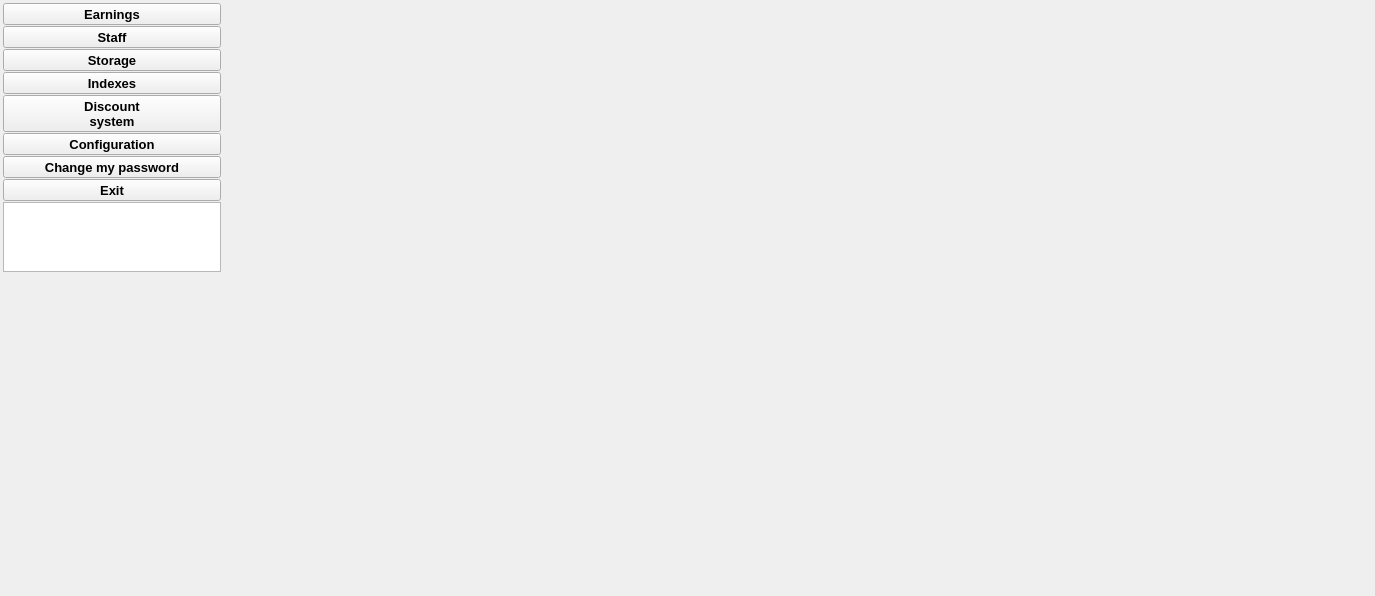
<?xml version="1.0" encoding="UTF-8"?>
<ui version="4.0">
 <class>MainWindow</class>
 <widget class="QMainWindow" name="MainWindow">
  <property name="geometry">
   <rect>
    <x>0</x>
    <y>0</y>
    <width>1375</width>
    <height>596</height>
   </rect>
  </property>
  <property name="mouseTracking">
   <bool>true</bool>
  </property>
  <property name="windowTitle">
   <string>Elite Carwash</string>
  </property>
  <property name="styleSheet">
   <string notr="true"/>
  </property>
  <widget class="QWidget" name="centralWidget">
   <layout class="QHBoxLayout" name="horizontalLayout">
    <property name="spacing">
     <number>2</number>
    </property>
    <property name="leftMargin">
     <number>2</number>
    </property>
    <property name="topMargin">
     <number>2</number>
    </property>
    <property name="rightMargin">
     <number>2</number>
    </property>
    <property name="bottomMargin">
     <number>2</number>
    </property>
    <item>
     <widget class="QWidget" name="widget" native="true">
      <layout class="QHBoxLayout" name="horizontalLayout_2">
       <property name="spacing">
        <number>2</number>
       </property>
       <property name="leftMargin">
        <number>0</number>
       </property>
       <property name="topMargin">
        <number>0</number>
       </property>
       <property name="rightMargin">
        <number>0</number>
       </property>
       <property name="bottomMargin">
        <number>0</number>
       </property>
       <item>
        <widget class="QWidget" name="wmenu" native="true">
         <property name="minimumSize">
          <size>
           <width>200</width>
           <height>0</height>
          </size>
         </property>
         <property name="maximumSize">
          <size>
           <width>220</width>
           <height>16777215</height>
          </size>
         </property>
         <layout class="QVBoxLayout" name="verticalLayout">
          <property name="spacing">
           <number>1</number>
          </property>
          <property name="leftMargin">
           <number>1</number>
          </property>
          <property name="topMargin">
           <number>1</number>
          </property>
          <property name="rightMargin">
           <number>1</number>
          </property>
          <property name="bottomMargin">
           <number>1</number>
          </property>
          <item>
           <widget class="QToolButton" name="tbEarning">
            <property name="sizePolicy">
             <sizepolicy hsizetype="Preferred" vsizetype="Preferred">
              <horstretch>0</horstretch>
              <verstretch>0</verstretch>
             </sizepolicy>
            </property>
            <property name="font">
             <font>
              <pointsize>10</pointsize>
              <weight>75</weight>
              <bold>true</bold>
             </font>
            </property>
            <property name="text">
             <string>Earnings</string>
            </property>
            <property name="icon">
             <iconset resource="res.qrc">
              <normaloff>:/images/earnings.png</normaloff>:/images/earnings.png</iconset>
            </property>
            <property name="iconSize">
             <size>
              <width>32</width>
              <height>32</height>
             </size>
            </property>
            <property name="toolButtonStyle">
             <enum>Qt::ToolButtonTextBesideIcon</enum>
            </property>
            <property name="index" stdset="0">
             <number>1</number>
            </property>
           </widget>
          </item>
          <item>
           <widget class="QToolButton" name="tbEarning_2">
            <property name="sizePolicy">
             <sizepolicy hsizetype="Preferred" vsizetype="Preferred">
              <horstretch>0</horstretch>
              <verstretch>0</verstretch>
             </sizepolicy>
            </property>
            <property name="font">
             <font>
              <pointsize>10</pointsize>
              <weight>75</weight>
              <bold>true</bold>
             </font>
            </property>
            <property name="text">
             <string>Staff</string>
            </property>
            <property name="icon">
             <iconset resource="res.qrc">
              <normaloff>:/images/staff.png</normaloff>:/images/staff.png</iconset>
            </property>
            <property name="iconSize">
             <size>
              <width>32</width>
              <height>32</height>
             </size>
            </property>
            <property name="toolButtonStyle">
             <enum>Qt::ToolButtonTextBesideIcon</enum>
            </property>
            <property name="index" stdset="0">
             <number>1</number>
            </property>
           </widget>
          </item>
          <item>
           <widget class="QToolButton" name="tbStore">
            <property name="sizePolicy">
             <sizepolicy hsizetype="Preferred" vsizetype="Preferred">
              <horstretch>0</horstretch>
              <verstretch>0</verstretch>
             </sizepolicy>
            </property>
            <property name="font">
             <font>
              <pointsize>10</pointsize>
              <weight>75</weight>
              <bold>true</bold>
             </font>
            </property>
            <property name="text">
             <string>Storage</string>
            </property>
            <property name="icon">
             <iconset resource="res.qrc">
              <normaloff>:/images/storeentry.png</normaloff>:/images/storeentry.png</iconset>
            </property>
            <property name="iconSize">
             <size>
              <width>32</width>
              <height>32</height>
             </size>
            </property>
            <property name="toolButtonStyle">
             <enum>Qt::ToolButtonTextBesideIcon</enum>
            </property>
            <property name="index" stdset="0">
             <number>2</number>
            </property>
           </widget>
          </item>
          <item>
           <widget class="QToolButton" name="tbStore_2">
            <property name="sizePolicy">
             <sizepolicy hsizetype="Preferred" vsizetype="Preferred">
              <horstretch>0</horstretch>
              <verstretch>0</verstretch>
             </sizepolicy>
            </property>
            <property name="font">
             <font>
              <pointsize>10</pointsize>
              <weight>75</weight>
              <bold>true</bold>
             </font>
            </property>
            <property name="text">
             <string>Indexes</string>
            </property>
            <property name="icon">
             <iconset resource="res.qrc">
              <normaloff>:/images/notebook.png</normaloff>:/images/notebook.png</iconset>
            </property>
            <property name="iconSize">
             <size>
              <width>32</width>
              <height>32</height>
             </size>
            </property>
            <property name="toolButtonStyle">
             <enum>Qt::ToolButtonTextBesideIcon</enum>
            </property>
            <property name="index" stdset="0">
             <number>3</number>
            </property>
           </widget>
          </item>
          <item>
           <widget class="QToolButton" name="tbStore_3">
            <property name="sizePolicy">
             <sizepolicy hsizetype="Preferred" vsizetype="Preferred">
              <horstretch>0</horstretch>
              <verstretch>0</verstretch>
             </sizepolicy>
            </property>
            <property name="font">
             <font>
              <pointsize>10</pointsize>
              <weight>75</weight>
              <bold>true</bold>
             </font>
            </property>
            <property name="text">
             <string>Discount
system</string>
            </property>
            <property name="icon">
             <iconset resource="res.qrc">
              <normaloff>:/images/discount.png</normaloff>:/images/discount.png</iconset>
            </property>
            <property name="iconSize">
             <size>
              <width>32</width>
              <height>32</height>
             </size>
            </property>
            <property name="toolButtonStyle">
             <enum>Qt::ToolButtonTextBesideIcon</enum>
            </property>
            <property name="index" stdset="0">
             <number>4</number>
            </property>
           </widget>
          </item>
          <item>
           <widget class="QToolButton" name="tbStore_4">
            <property name="sizePolicy">
             <sizepolicy hsizetype="Preferred" vsizetype="Preferred">
              <horstretch>0</horstretch>
              <verstretch>0</verstretch>
             </sizepolicy>
            </property>
            <property name="font">
             <font>
              <pointsize>10</pointsize>
              <weight>75</weight>
              <bold>true</bold>
             </font>
            </property>
            <property name="styleSheet">
             <string notr="true"/>
            </property>
            <property name="text">
             <string>Configuration</string>
            </property>
            <property name="icon">
             <iconset resource="res.qrc">
              <normaloff>:/images/settings.png</normaloff>:/images/settings.png</iconset>
            </property>
            <property name="iconSize">
             <size>
              <width>32</width>
              <height>32</height>
             </size>
            </property>
            <property name="toolButtonStyle">
             <enum>Qt::ToolButtonTextBesideIcon</enum>
            </property>
            <property name="index" stdset="0">
             <number>5</number>
            </property>
           </widget>
          </item>
          <item>
           <widget class="QToolButton" name="btnChangeMyPassword">
            <property name="sizePolicy">
             <sizepolicy hsizetype="Preferred" vsizetype="Preferred">
              <horstretch>0</horstretch>
              <verstretch>0</verstretch>
             </sizepolicy>
            </property>
            <property name="font">
             <font>
              <pointsize>10</pointsize>
              <weight>75</weight>
              <bold>true</bold>
             </font>
            </property>
            <property name="text">
             <string>Change my password</string>
            </property>
            <property name="icon">
             <iconset resource="res.qrc">
              <normaloff>:/images/password.png</normaloff>:/images/password.png</iconset>
            </property>
            <property name="iconSize">
             <size>
              <width>32</width>
              <height>32</height>
             </size>
            </property>
            <property name="toolButtonStyle">
             <enum>Qt::ToolButtonTextBesideIcon</enum>
            </property>
            <property name="index" stdset="0">
             <number>5</number>
            </property>
           </widget>
          </item>
          <item>
           <widget class="QToolButton" name="tbExit">
            <property name="sizePolicy">
             <sizepolicy hsizetype="Preferred" vsizetype="Preferred">
              <horstretch>0</horstretch>
              <verstretch>0</verstretch>
             </sizepolicy>
            </property>
            <property name="font">
             <font>
              <pointsize>10</pointsize>
              <weight>75</weight>
              <bold>true</bold>
             </font>
            </property>
            <property name="text">
             <string>Exit</string>
            </property>
            <property name="icon">
             <iconset resource="res.qrc">
              <normaloff>:/images/exit.png</normaloff>:/images/exit.png</iconset>
            </property>
            <property name="iconSize">
             <size>
              <width>32</width>
              <height>32</height>
             </size>
            </property>
            <property name="toolButtonStyle">
             <enum>Qt::ToolButtonTextBesideIcon</enum>
            </property>
            <property name="index" stdset="0">
             <number>5</number>
            </property>
           </widget>
          </item>
          <item>
           <widget class="QListWidget" name="lstMenu">
            <property name="maximumSize">
             <size>
              <width>16777215</width>
              <height>16777215</height>
             </size>
            </property>
            <property name="font">
             <font>
              <pointsize>10</pointsize>
             </font>
            </property>
            <property name="cursor" stdset="0">
             <cursorShape>PointingHandCursor</cursorShape>
            </property>
            <property name="verticalScrollBarPolicy">
             <enum>Qt::ScrollBarAlwaysOff</enum>
            </property>
            <property name="horizontalScrollBarPolicy">
             <enum>Qt::ScrollBarAlwaysOff</enum>
            </property>
            <property name="editTriggers">
             <set>QAbstractItemView::NoEditTriggers</set>
            </property>
           </widget>
          </item>
          <item>
           <spacer name="verticalSpacer">
            <property name="orientation">
             <enum>Qt::Vertical</enum>
            </property>
            <property name="sizeHint" stdset="0">
             <size>
              <width>20</width>
              <height>518</height>
             </size>
            </property>
           </spacer>
          </item>
         </layout>
        </widget>
       </item>
       <item>
        <widget class="QWidget" name="wbg" native="true">
         <property name="styleSheet">
          <string notr="true"/>
         </property>
        </widget>
       </item>
       <item>
        <widget class="QTabWidget" name="tabWidget">
         <property name="maximumSize">
          <size>
           <width>0</width>
           <height>16777215</height>
          </size>
         </property>
         <property name="styleSheet">
          <string notr="true"/>
         </property>
         <property name="tabsClosable">
          <bool>true</bool>
         </property>
        </widget>
       </item>
      </layout>
     </widget>
    </item>
   </layout>
  </widget>
  <action name="actionLogin">
   <property name="text">
    <string>Login</string>
   </property>
  </action>
  <action name="actionLogout">
   <property name="text">
    <string>Logout</string>
   </property>
  </action>
  <action name="actionLock">
   <property name="text">
    <string>Lock</string>
   </property>
  </action>
  <action name="actionDatabases">
   <property name="text">
    <string>Databases</string>
   </property>
  </action>
  <action name="actionPreferences">
   <property name="text">
    <string>Preferences</string>
   </property>
  </action>
  <action name="actionExit">
   <property name="text">
    <string>Exit</string>
   </property>
  </action>
  <action name="actionHelp">
   <property name="text">
    <string>Help</string>
   </property>
  </action>
  <action name="actionUsers">
   <property name="icon">
    <iconset resource="res.qrc">
     <normaloff>:/images/boy.png</normaloff>:/images/boy.png</iconset>
   </property>
   <property name="text">
    <string>Users</string>
   </property>
  </action>
  <action name="actionUsers_groups">
   <property name="icon">
    <iconset resource="res.qrc">
     <normaloff>:/images/guests.png</normaloff>:/images/guests.png</iconset>
   </property>
   <property name="text">
    <string>Users groups</string>
   </property>
  </action>
  <action name="actionPartners">
   <property name="icon">
    <iconset resource="res.qrc">
     <normaloff>:/images/partner.png</normaloff>:/images/partner.png</iconset>
   </property>
   <property name="text">
    <string>Partners</string>
   </property>
  </action>
  <action name="actionHakk">
   <property name="icon">
    <iconset resource="res.qrc">
     <normaloff>:/images/hall.png</normaloff>:/images/hall.png</iconset>
   </property>
   <property name="text">
    <string>Hall</string>
   </property>
  </action>
  <action name="actionTables">
   <property name="icon">
    <iconset resource="res.qrc">
     <normaloff>:/images/table.png</normaloff>:/images/table.png</iconset>
   </property>
   <property name="text">
    <string>Tables</string>
   </property>
  </action>
  <action name="actionNames_of_menu">
   <property name="text">
    <string>Names of menu</string>
   </property>
  </action>
  <action name="actionMain_partitions_of_menu">
   <property name="text">
    <string>Main partitions of menu</string>
   </property>
  </action>
  <action name="actionType_of_dishes">
   <property name="icon">
    <iconset resource="res.qrc">
     <normaloff>:/images/puzzle.png</normaloff>:/images/puzzle.png</iconset>
   </property>
   <property name="text">
    <string>Ապրանքների խմբեր</string>
   </property>
  </action>
  <action name="actionDishes">
   <property name="icon">
    <iconset resource="res.qrc">
     <normaloff>:/images/coffee.png</normaloff>:/images/coffee.png</iconset>
   </property>
   <property name="text">
    <string>Dishes</string>
   </property>
  </action>
  <action name="actionModifiers">
   <property name="text">
    <string>Modifiers</string>
   </property>
  </action>
  <action name="actionStorages">
   <property name="icon">
    <iconset resource="res.qrc">
     <normaloff>:/images/box.png</normaloff>:/images/box.png</iconset>
   </property>
   <property name="text">
    <string>Storages</string>
   </property>
  </action>
  <action name="actionMenu_review">
   <property name="text">
    <string>Menu review</string>
   </property>
  </action>
  <action name="actionPrinters">
   <property name="text">
    <string>Printers</string>
   </property>
  </action>
  <action name="actionTrack_changes">
   <property name="icon">
    <iconset resource="res.qrc">
     <normaloff>:/images/tracking.png</normaloff>:/images/tracking.png</iconset>
   </property>
   <property name="text">
    <string>Track changes</string>
   </property>
  </action>
  <action name="actionCredit_card">
   <property name="icon">
    <iconset resource="res.qrc">
     <normaloff>:/images/credit-card.png</normaloff>:/images/credit-card.png</iconset>
   </property>
   <property name="text">
    <string>Credit cards</string>
   </property>
  </action>
  <action name="actionCity_Ledger_balance">
   <property name="text">
    <string>Total balance</string>
   </property>
  </action>
  <action name="actionChange_password">
   <property name="text">
    <string>Change password</string>
   </property>
  </action>
  <action name="actionGlobal_config">
   <property name="icon">
    <iconset resource="res.qrc">
     <normaloff>:/images/settings.png</normaloff>:/images/settings.png</iconset>
   </property>
   <property name="text">
    <string>Global config</string>
   </property>
  </action>
  <action name="actionComplex_dish">
   <property name="icon">
    <iconset resource="res.qrc">
     <normaloff>:/images/package.png</normaloff>:/images/package.png</iconset>
   </property>
   <property name="text">
    <string>Complex dish</string>
   </property>
  </action>
  <action name="actionRestaurant">
   <property name="icon">
    <iconset resource="res.qrc">
     <normaloff>:/images/earn.png</normaloff>:/images/earn.png</iconset>
   </property>
   <property name="text">
    <string>Earnings</string>
   </property>
  </action>
  <action name="actionDiscount">
   <property name="text">
    <string>Discount</string>
   </property>
  </action>
  <action name="actionCash_report_total">
   <property name="text">
    <string>Cash report / summary</string>
   </property>
  </action>
  <action name="actionUtils">
   <property name="icon">
    <iconset resource="res.qrc">
     <normaloff>:/images/settings.png</normaloff>:/images/settings.png</iconset>
   </property>
   <property name="text">
    <string>Utils</string>
   </property>
  </action>
  <action name="actionRestaurant_online">
   <property name="icon">
    <iconset resource="res.qrc">
     <normaloff>:/images/openedorder.png</normaloff>:/images/openedorder.png</iconset>
   </property>
   <property name="text">
    <string>Restaurant online</string>
   </property>
  </action>
  <action name="actionConfigure_Welcome_Page">
   <property name="text">
    <string>Configure Welcome Page</string>
   </property>
  </action>
  <action name="actionPartners_group">
   <property name="icon">
    <iconset resource="res.qrc">
     <normaloff>:/images/partner.png</normaloff>:/images/partner.png</iconset>
   </property>
   <property name="text">
    <string>Partners group</string>
   </property>
  </action>
  <action name="actionStorehouse">
   <property name="text">
    <string>Storehouse</string>
   </property>
  </action>
  <action name="actionNew_store_document">
   <property name="enabled">
    <bool>true</bool>
   </property>
   <property name="icon">
    <iconset resource="res.qrc">
     <normaloff>:/images/storage.png</normaloff>:/images/storage.png</iconset>
   </property>
   <property name="text">
    <string>New store document</string>
   </property>
  </action>
  <action name="actionMaterials_list">
   <property name="text">
    <string>Materials list</string>
   </property>
  </action>
  <action name="actionPartners_2">
   <property name="icon">
    <iconset resource="res.qrc">
     <normaloff>:/images/partner.png</normaloff>:/images/partner.png</iconset>
   </property>
   <property name="text">
    <string>Partners</string>
   </property>
  </action>
  <action name="actionDocuments_list">
   <property name="icon">
    <iconset resource="res.qrc">
     <normaloff>:/images/category.png</normaloff>:/images/category.png</iconset>
   </property>
   <property name="text">
    <string>Documents list</string>
   </property>
  </action>
  <action name="actionMaterials_in_the_store">
   <property name="icon">
    <iconset resource="res.qrc">
     <normaloff>:/images/box.png</normaloff>:/images/box.png</iconset>
   </property>
   <property name="text">
    <string>Materials in the store</string>
   </property>
  </action>
  <action name="actionStore_movement">
   <property name="icon">
    <iconset resource="res.qrc">
     <normaloff>:/images/category.png</normaloff>:/images/category.png</iconset>
   </property>
   <property name="text">
    <string>Store movement</string>
   </property>
  </action>
  <action name="actionCoupons">
   <property name="icon">
    <iconset resource="res.qrc">
     <normaloff>:/images/discount.png</normaloff>:/images/discount.png</iconset>
   </property>
   <property name="text">
    <string>Coupons</string>
   </property>
  </action>
  <action name="actionOpen_breakfast">
   <property name="icon">
    <iconset resource="res.qrc">
     <normaloff>:/images/dinner.png</normaloff>:/images/dinner.png</iconset>
   </property>
   <property name="text">
    <string>Open breakfast</string>
   </property>
  </action>
  <action name="actionSales_by_storages">
   <property name="icon">
    <iconset resource="res.qrc">
     <normaloff>:/images/storage.png</normaloff>:/images/storage.png</iconset>
   </property>
   <property name="text">
    <string>Sales by storages</string>
   </property>
  </action>
  <action name="actionModels_of_cars">
   <property name="icon">
    <iconset resource="res.qrc">
     <normaloff>:/images/car.png</normaloff>:/images/car.png</iconset>
   </property>
   <property name="text">
    <string>Models of cars</string>
   </property>
  </action>
  <action name="actionCostumers_cars">
   <property name="icon">
    <iconset resource="res.qrc">
     <normaloff>:/images/car.png</normaloff>:/images/car.png</iconset>
   </property>
   <property name="text">
    <string>Costumers (cars)</string>
   </property>
  </action>
  <action name="actionReport_by_payment">
   <property name="icon">
    <iconset resource="res.qrc">
     <normaloff>:/images/category.png</normaloff>:/images/category.png</iconset>
   </property>
   <property name="text">
    <string>Report by payment</string>
   </property>
  </action>
  <action name="actionPartners_debts">
   <property name="icon">
    <iconset resource="res.qrc">
     <normaloff>:/images/storage.png</normaloff>:/images/storage.png</iconset>
   </property>
   <property name="text">
    <string>Partners debts</string>
   </property>
  </action>
  <action name="actionCoupons_sales">
   <property name="icon">
    <iconset resource="res.qrc">
     <normaloff>:/images/discount.png</normaloff>:/images/discount.png</iconset>
   </property>
   <property name="text">
    <string>Coupons sales</string>
   </property>
  </action>
  <action name="actionCoupons_seria">
   <property name="icon">
    <iconset resource="res.qrc">
     <normaloff>:/images/discount.png</normaloff>:/images/discount.png</iconset>
   </property>
   <property name="text">
    <string>Coupons seria</string>
   </property>
  </action>
  <action name="actionAccounts">
   <property name="icon">
    <iconset resource="res.qrc">
     <normaloff>:/images/refund.png</normaloff>:/images/refund.png</iconset>
   </property>
   <property name="text">
    <string>Accounts</string>
   </property>
  </action>
  <action name="actionAccounts_2">
   <property name="icon">
    <iconset resource="res.qrc">
     <normaloff>:/images/refund.png</normaloff>:/images/refund.png</iconset>
   </property>
   <property name="text">
    <string>Accounts</string>
   </property>
  </action>
  <action name="actionStore_entries">
   <property name="icon">
    <iconset resource="res.qrc">
     <normaloff>:/images/storeentry.png</normaloff>:/images/storeentry.png</iconset>
   </property>
   <property name="text">
    <string>Գույքագրման փասթաթղթեր</string>
   </property>
   <property name="toolTip">
    <string>Գույքագրման փասթաթղթեր</string>
   </property>
  </action>
  <action name="actionNew_store_checkpoint">
   <property name="icon">
    <iconset resource="res.qrc">
     <normaloff>:/images/storeentry.png</normaloff>:/images/storeentry.png</iconset>
   </property>
   <property name="text">
    <string>Նոր գույքագրում</string>
   </property>
   <property name="toolTip">
    <string>Նոր գույքագրում</string>
   </property>
  </action>
  <action name="actionPartner_payments">
   <property name="icon">
    <iconset resource="res.qrc">
     <normaloff>:/images/storage.png</normaloff>:/images/storage.png</iconset>
   </property>
   <property name="text">
    <string>Partner payments</string>
   </property>
  </action>
  <action name="actionCoupons_statistics">
   <property name="icon">
    <iconset resource="res.qrc">
     <normaloff>:/images/discount.png</normaloff>:/images/discount.png</iconset>
   </property>
   <property name="text">
    <string>Coupons statistics</string>
   </property>
  </action>
  <action name="actionDebts">
   <property name="icon">
    <iconset resource="res.qrc">
     <normaloff>:/images/file.png</normaloff>:/images/file.png</iconset>
   </property>
   <property name="text">
    <string>Debts</string>
   </property>
  </action>
  <action name="actionDiscount_report">
   <property name="icon">
    <iconset resource="res.qrc">
     <normaloff>:/images/discount.png</normaloff>:/images/discount.png</iconset>
   </property>
   <property name="text">
    <string>Discount report</string>
   </property>
  </action>
  <action name="actionSales_report_by_cars">
   <property name="icon">
    <iconset resource="res.qrc">
     <normaloff>:/images/car.png</normaloff>:/images/car.png</iconset>
   </property>
   <property name="text">
    <string>Sales report by cars</string>
   </property>
  </action>
  <action name="actionDiscount_total">
   <property name="icon">
    <iconset resource="res.qrc">
     <normaloff>:/images/discount.png</normaloff>:/images/discount.png</iconset>
   </property>
   <property name="text">
    <string>Discount, total</string>
   </property>
  </action>
  <action name="actionCostumers">
   <property name="icon">
    <iconset resource="res.qrc">
     <normaloff>:/images/checkin.png</normaloff>:/images/checkin.png</iconset>
   </property>
   <property name="text">
    <string>Costumers</string>
   </property>
  </action>
  <action name="actionT_Report">
   <property name="icon">
    <iconset resource="res.qrc">
     <normaloff>:/images/password.png</normaloff>:/images/password.png</iconset>
   </property>
   <property name="text">
    <string>T-Report</string>
   </property>
  </action>
  <action name="actionCarwash_index">
   <property name="icon">
    <iconset resource="res.qrc">
     <normaloff>:/images/carwash.png</normaloff>:/images/carwash.png</iconset>
   </property>
   <property name="text">
    <string>Carwash index</string>
   </property>
  </action>
  <action name="actionWaiting_room_index">
   <property name="icon">
    <iconset resource="res.qrc">
     <normaloff>:/images/coffee.png</normaloff>:/images/coffee.png</iconset>
   </property>
   <property name="text">
    <string>Waiting room index</string>
   </property>
  </action>
  <action name="actionStorage_goods_index">
   <property name="icon">
    <iconset resource="res.qrc">
     <normaloff>:/images/box.png</normaloff>:/images/box.png</iconset>
   </property>
   <property name="text">
    <string>Storage goods index</string>
   </property>
  </action>
  <action name="actionCoupons_one_off">
   <property name="icon">
    <iconset resource="res.qrc">
     <normaloff>:/images/discount.png</normaloff>:/images/discount.png</iconset>
   </property>
   <property name="text">
    <string>Coupons one-off</string>
   </property>
  </action>
  <action name="actionCoupons_present">
   <property name="icon">
    <iconset resource="res.qrc">
     <normaloff>:/images/discount.png</normaloff>:/images/discount.png</iconset>
   </property>
   <property name="text">
    <string>Coupons present</string>
   </property>
  </action>
  <action name="actionBalance_of_the_cards">
   <property name="icon">
    <iconset resource="res.qrc">
     <normaloff>:/images/discount.png</normaloff>:/images/discount.png</iconset>
   </property>
   <property name="text">
    <string>Balance of the cards</string>
   </property>
  </action>
  <action name="actionCash_operation">
   <property name="icon">
    <iconset resource="res.qrc">
     <normaloff>:/images/refund.png</normaloff>:/images/refund.png</iconset>
   </property>
   <property name="text">
    <string>Cash operation</string>
   </property>
  </action>
  <action name="actionEarnings_carwash">
   <property name="icon">
    <iconset resource="res.qrc">
     <normaloff>:/images/earn.png</normaloff>:/images/earn.png</iconset>
   </property>
   <property name="text">
    <string>Earnings, carwash</string>
   </property>
  </action>
  <action name="actionEarnings_waitroom">
   <property name="icon">
    <iconset resource="res.qrc">
     <normaloff>:/images/earn.png</normaloff>:/images/earn.png</iconset>
   </property>
   <property name="text">
    <string>Earnings, waitroom</string>
   </property>
  </action>
  <action name="actionEarnings_shop">
   <property name="icon">
    <iconset resource="res.qrc">
     <normaloff>:/images/earn.png</normaloff>:/images/earn.png</iconset>
   </property>
   <property name="text">
    <string>Earnings, shop</string>
   </property>
  </action>
  <action name="actionShop_index">
   <property name="icon">
    <iconset resource="res.qrc">
     <normaloff>:/images/box.png</normaloff>:/images/box.png</iconset>
   </property>
   <property name="text">
    <string>Shop index</string>
   </property>
  </action>
  <action name="actionSalary_by_employes">
   <property name="icon">
    <iconset resource="res.qrc">
     <normaloff>:/images/salary.png</normaloff>:/images/salary.png</iconset>
   </property>
   <property name="text">
    <string>Salary by employes</string>
   </property>
  </action>
  <action name="actionCoupon_of_service">
   <property name="icon">
    <iconset resource="res.qrc">
     <normaloff>:/images/talon.png</normaloff>:/images/talon.png</iconset>
   </property>
   <property name="text">
    <string>Coupon of service</string>
   </property>
  </action>
  <action name="actionCoupon_of_service_actions">
   <property name="icon">
    <iconset resource="res.qrc">
     <normaloff>:/images/talon.png</normaloff>:/images/talon.png</iconset>
   </property>
   <property name="text">
    <string>Coupon of service reports</string>
   </property>
  </action>
  <action name="actionCoupon_of_service_documents">
   <property name="icon">
    <iconset resource="res.qrc">
     <normaloff>:/images/talon.png</normaloff>:/images/talon.png</iconset>
   </property>
   <property name="text">
    <string>Coupon of service documents</string>
   </property>
  </action>
  <action name="actionAttendance">
   <property name="icon">
    <iconset resource="res.qrc">
     <normaloff>:/images/staff.png</normaloff>:/images/staff.png</iconset>
   </property>
   <property name="text">
    <string>Attendance</string>
   </property>
  </action>
  <action name="actionArmSoftExport">
   <property name="icon">
    <iconset resource="res.qrc">
     <normaloff>:/images/excel.png</normaloff>:/images/excel.png</iconset>
   </property>
   <property name="text">
    <string>Հայկական ծրագրեր</string>
   </property>
  </action>
  <action name="action_inventorization">
   <property name="icon">
    <iconset resource="res.qrc">
     <normaloff>:/images/openedorder.png</normaloff>:/images/openedorder.png</iconset>
   </property>
   <property name="text">
    <string>Գույքագրում</string>
   </property>
  </action>
  <action name="action_goods_movement">
   <property name="icon">
    <iconset resource="res.qrc">
     <normaloff>:/images/copy.png</normaloff>:/images/copy.png</iconset>
   </property>
   <property name="text">
    <string>ՆԱ տեղաշարժ</string>
   </property>
  </action>
  <action name="actionAllDishes">
   <property name="icon">
    <iconset resource="res.qrc">
     <normaloff>:/images/openedorder.png</normaloff>:/images/openedorder.png</iconset>
   </property>
   <property name="text">
    <string>Բոլոր ապրանքները</string>
   </property>
  </action>
 </widget>
 <layoutdefault spacing="6" margin="11"/>
 <resources>
  <include location="res.qrc"/>
 </resources>
 <connections/>
</ui>
